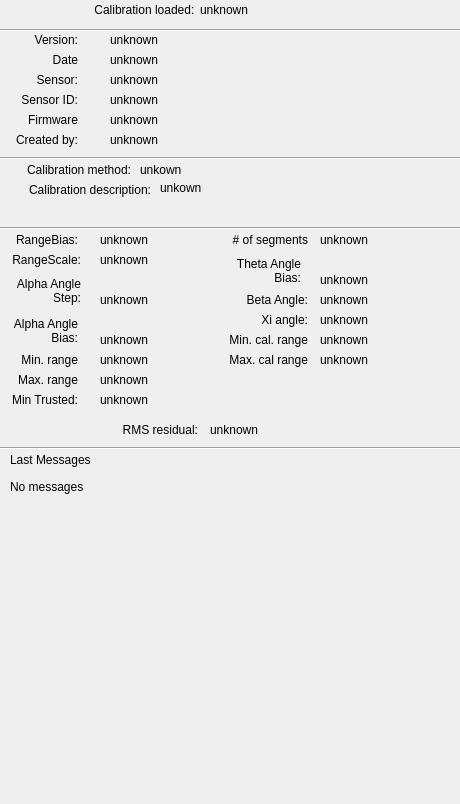
<?xml version="1.0" encoding="UTF-8"?>
<ui version="4.0">
 <class>CalibrationInfoDock</class>
 <widget class="QDockWidget" name="CalibrationInfoDock">
  <property name="geometry">
   <rect>
    <x>0</x>
    <y>0</y>
    <width>460</width>
    <height>804</height>
   </rect>
  </property>
  <property name="windowTitle">
   <string>Calibration file information dock</string>
  </property>
  <widget class="QWidget" name="dockWidgetContents">
   <widget class="QLabel" name="label">
    <property name="geometry">
     <rect>
      <x>-3</x>
      <y>30</y>
      <width>81</width>
      <height>20</height>
     </rect>
    </property>
    <property name="text">
     <string>Version:</string>
    </property>
    <property name="alignment">
     <set>Qt::AlignmentFlag::AlignRight|Qt::AlignmentFlag::AlignTrailing|Qt::AlignmentFlag::AlignVCenter</set>
    </property>
   </widget>
   <widget class="QLabel" name="lblVersion">
    <property name="geometry">
     <rect>
      <x>110</x>
      <y>30</y>
      <width>351</width>
      <height>19</height>
     </rect>
    </property>
    <property name="text">
     <string>unknown</string>
    </property>
   </widget>
   <widget class="QLabel" name="label_2">
    <property name="geometry">
     <rect>
      <x>-3</x>
      <y>50</y>
      <width>81</width>
      <height>20</height>
     </rect>
    </property>
    <property name="text">
     <string>Date</string>
    </property>
    <property name="alignment">
     <set>Qt::AlignmentFlag::AlignRight|Qt::AlignmentFlag::AlignTrailing|Qt::AlignmentFlag::AlignVCenter</set>
    </property>
   </widget>
   <widget class="QLabel" name="lblDate">
    <property name="geometry">
     <rect>
      <x>110</x>
      <y>50</y>
      <width>351</width>
      <height>19</height>
     </rect>
    </property>
    <property name="text">
     <string>unknown</string>
    </property>
   </widget>
   <widget class="QLabel" name="label_3">
    <property name="geometry">
     <rect>
      <x>-3</x>
      <y>70</y>
      <width>81</width>
      <height>20</height>
     </rect>
    </property>
    <property name="text">
     <string>Sensor:</string>
    </property>
    <property name="alignment">
     <set>Qt::AlignmentFlag::AlignRight|Qt::AlignmentFlag::AlignTrailing|Qt::AlignmentFlag::AlignVCenter</set>
    </property>
   </widget>
   <widget class="QLabel" name="lblSensor">
    <property name="geometry">
     <rect>
      <x>110</x>
      <y>70</y>
      <width>351</width>
      <height>19</height>
     </rect>
    </property>
    <property name="text">
     <string>unknown</string>
    </property>
   </widget>
   <widget class="QLabel" name="label_4">
    <property name="geometry">
     <rect>
      <x>-3</x>
      <y>90</y>
      <width>81</width>
      <height>20</height>
     </rect>
    </property>
    <property name="text">
     <string>Sensor ID:</string>
    </property>
    <property name="alignment">
     <set>Qt::AlignmentFlag::AlignRight|Qt::AlignmentFlag::AlignTrailing|Qt::AlignmentFlag::AlignVCenter</set>
    </property>
   </widget>
   <widget class="QLabel" name="lblSensorID">
    <property name="geometry">
     <rect>
      <x>110</x>
      <y>90</y>
      <width>351</width>
      <height>19</height>
     </rect>
    </property>
    <property name="text">
     <string>unknown</string>
    </property>
   </widget>
   <widget class="QLabel" name="label_5">
    <property name="geometry">
     <rect>
      <x>-3</x>
      <y>110</y>
      <width>81</width>
      <height>20</height>
     </rect>
    </property>
    <property name="text">
     <string>Firmware</string>
    </property>
    <property name="alignment">
     <set>Qt::AlignmentFlag::AlignRight|Qt::AlignmentFlag::AlignTrailing|Qt::AlignmentFlag::AlignVCenter</set>
    </property>
   </widget>
   <widget class="QLabel" name="lblFirmware">
    <property name="geometry">
     <rect>
      <x>110</x>
      <y>110</y>
      <width>351</width>
      <height>19</height>
     </rect>
    </property>
    <property name="text">
     <string>unknown</string>
    </property>
   </widget>
   <widget class="QLabel" name="label_6">
    <property name="geometry">
     <rect>
      <x>-3</x>
      <y>130</y>
      <width>81</width>
      <height>20</height>
     </rect>
    </property>
    <property name="text">
     <string>Created by:</string>
    </property>
    <property name="alignment">
     <set>Qt::AlignmentFlag::AlignRight|Qt::AlignmentFlag::AlignTrailing|Qt::AlignmentFlag::AlignVCenter</set>
    </property>
   </widget>
   <widget class="QLabel" name="lblCreatedBy">
    <property name="geometry">
     <rect>
      <x>110</x>
      <y>130</y>
      <width>351</width>
      <height>19</height>
     </rect>
    </property>
    <property name="text">
     <string>unknown</string>
    </property>
   </widget>
   <widget class="QLabel" name="label_7">
    <property name="geometry">
     <rect>
      <x>-20</x>
      <y>160</y>
      <width>151</width>
      <height>20</height>
     </rect>
    </property>
    <property name="text">
     <string>Calibration method:</string>
    </property>
    <property name="alignment">
     <set>Qt::AlignmentFlag::AlignRight|Qt::AlignmentFlag::AlignTrailing|Qt::AlignmentFlag::AlignVCenter</set>
    </property>
   </widget>
   <widget class="QLabel" name="lblCalMethod">
    <property name="geometry">
     <rect>
      <x>140</x>
      <y>160</y>
      <width>321</width>
      <height>19</height>
     </rect>
    </property>
    <property name="text">
     <string>unkown</string>
    </property>
   </widget>
   <widget class="QLabel" name="lblCalDesc">
    <property name="geometry">
     <rect>
      <x>160</x>
      <y>181</y>
      <width>301</width>
      <height>41</height>
     </rect>
    </property>
    <property name="text">
     <string>unkown</string>
    </property>
    <property name="alignment">
     <set>Qt::AlignmentFlag::AlignLeading|Qt::AlignmentFlag::AlignLeft|Qt::AlignmentFlag::AlignTop</set>
    </property>
    <property name="wordWrap">
     <bool>true</bool>
    </property>
   </widget>
   <widget class="QLabel" name="label_8">
    <property name="geometry">
     <rect>
      <x>0</x>
      <y>180</y>
      <width>151</width>
      <height>20</height>
     </rect>
    </property>
    <property name="text">
     <string>Calibration description:</string>
    </property>
    <property name="alignment">
     <set>Qt::AlignmentFlag::AlignRight|Qt::AlignmentFlag::AlignTrailing|Qt::AlignmentFlag::AlignVCenter</set>
    </property>
   </widget>
   <widget class="QLabel" name="lblRangeBias">
    <property name="geometry">
     <rect>
      <x>100</x>
      <y>230</y>
      <width>101</width>
      <height>19</height>
     </rect>
    </property>
    <property name="text">
     <string>unknown</string>
    </property>
   </widget>
   <widget class="QLabel" name="label_9">
    <property name="geometry">
     <rect>
      <x>-3</x>
      <y>230</y>
      <width>81</width>
      <height>20</height>
     </rect>
    </property>
    <property name="text">
     <string>RangeBias:</string>
    </property>
    <property name="alignment">
     <set>Qt::AlignmentFlag::AlignRight|Qt::AlignmentFlag::AlignTrailing|Qt::AlignmentFlag::AlignVCenter</set>
    </property>
   </widget>
   <widget class="QLabel" name="label_10">
    <property name="geometry">
     <rect>
      <x>-3</x>
      <y>350</y>
      <width>81</width>
      <height>20</height>
     </rect>
    </property>
    <property name="text">
     <string>Min. range</string>
    </property>
    <property name="alignment">
     <set>Qt::AlignmentFlag::AlignRight|Qt::AlignmentFlag::AlignTrailing|Qt::AlignmentFlag::AlignVCenter</set>
    </property>
   </widget>
   <widget class="QLabel" name="lblMinRange">
    <property name="geometry">
     <rect>
      <x>100</x>
      <y>350</y>
      <width>71</width>
      <height>19</height>
     </rect>
    </property>
    <property name="text">
     <string>unknown</string>
    </property>
   </widget>
   <widget class="QLabel" name="lblMaxRange">
    <property name="geometry">
     <rect>
      <x>100</x>
      <y>370</y>
      <width>71</width>
      <height>19</height>
     </rect>
    </property>
    <property name="text">
     <string>unknown</string>
    </property>
   </widget>
   <widget class="QLabel" name="label_11">
    <property name="geometry">
     <rect>
      <x>-3</x>
      <y>370</y>
      <width>81</width>
      <height>20</height>
     </rect>
    </property>
    <property name="text">
     <string>Max. range</string>
    </property>
    <property name="alignment">
     <set>Qt::AlignmentFlag::AlignRight|Qt::AlignmentFlag::AlignTrailing|Qt::AlignmentFlag::AlignVCenter</set>
    </property>
   </widget>
   <widget class="QLabel" name="lblRMSresidual">
    <property name="geometry">
     <rect>
      <x>210</x>
      <y>420</y>
      <width>101</width>
      <height>19</height>
     </rect>
    </property>
    <property name="text">
     <string>unknown</string>
    </property>
   </widget>
   <widget class="QLabel" name="label_12">
    <property name="geometry">
     <rect>
      <x>97</x>
      <y>420</y>
      <width>101</width>
      <height>20</height>
     </rect>
    </property>
    <property name="text">
     <string>RMS residual:</string>
    </property>
    <property name="alignment">
     <set>Qt::AlignmentFlag::AlignRight|Qt::AlignmentFlag::AlignTrailing|Qt::AlignmentFlag::AlignVCenter</set>
    </property>
   </widget>
   <widget class="Line" name="line">
    <property name="geometry">
     <rect>
      <x>0</x>
      <y>220</y>
      <width>631</width>
      <height>16</height>
     </rect>
    </property>
    <property name="orientation">
     <enum>Qt::Orientation::Horizontal</enum>
    </property>
   </widget>
   <widget class="Line" name="line_2">
    <property name="geometry">
     <rect>
      <x>0</x>
      <y>150</y>
      <width>581</width>
      <height>16</height>
     </rect>
    </property>
    <property name="orientation">
     <enum>Qt::Orientation::Horizontal</enum>
    </property>
   </widget>
   <widget class="QLabel" name="lblNumSegments">
    <property name="geometry">
     <rect>
      <x>320</x>
      <y>230</y>
      <width>101</width>
      <height>19</height>
     </rect>
    </property>
    <property name="text">
     <string>unknown</string>
    </property>
   </widget>
   <widget class="QLabel" name="label_13">
    <property name="geometry">
     <rect>
      <x>207</x>
      <y>230</y>
      <width>101</width>
      <height>20</height>
     </rect>
    </property>
    <property name="text">
     <string># of segments</string>
    </property>
    <property name="alignment">
     <set>Qt::AlignmentFlag::AlignRight|Qt::AlignmentFlag::AlignTrailing|Qt::AlignmentFlag::AlignVCenter</set>
    </property>
   </widget>
   <widget class="Line" name="line_3">
    <property name="geometry">
     <rect>
      <x>-3</x>
      <y>20</y>
      <width>471</width>
      <height>20</height>
     </rect>
    </property>
    <property name="orientation">
     <enum>Qt::Orientation::Horizontal</enum>
    </property>
   </widget>
   <widget class="QLabel" name="label_14">
    <property name="geometry">
     <rect>
      <x>20</x>
      <y>0</y>
      <width>181</width>
      <height>20</height>
     </rect>
    </property>
    <property name="text">
     <string>Calibration loaded:  </string>
    </property>
    <property name="alignment">
     <set>Qt::AlignmentFlag::AlignRight|Qt::AlignmentFlag::AlignTrailing|Qt::AlignmentFlag::AlignVCenter</set>
    </property>
   </widget>
   <widget class="QLabel" name="lblLoadStatus">
    <property name="geometry">
     <rect>
      <x>200</x>
      <y>0</y>
      <width>181</width>
      <height>19</height>
     </rect>
    </property>
    <property name="text">
     <string>unknown</string>
    </property>
   </widget>
   <widget class="Line" name="line_4">
    <property name="geometry">
     <rect>
      <x>-10</x>
      <y>440</y>
      <width>631</width>
      <height>16</height>
     </rect>
    </property>
    <property name="orientation">
     <enum>Qt::Orientation::Horizontal</enum>
    </property>
   </widget>
   <widget class="QLabel" name="label_15">
    <property name="geometry">
     <rect>
      <x>10</x>
      <y>450</y>
      <width>301</width>
      <height>19</height>
     </rect>
    </property>
    <property name="text">
     <string>Last Messages</string>
    </property>
   </widget>
   <widget class="QLabel" name="lblMessages">
    <property name="geometry">
     <rect>
      <x>10</x>
      <y>480</y>
      <width>441</width>
      <height>301</height>
     </rect>
    </property>
    <property name="text">
     <string>No messages</string>
    </property>
    <property name="alignment">
     <set>Qt::AlignmentFlag::AlignLeading|Qt::AlignmentFlag::AlignLeft|Qt::AlignmentFlag::AlignTop</set>
    </property>
    <property name="wordWrap">
     <bool>true</bool>
    </property>
   </widget>
   <widget class="QLabel" name="label_16">
    <property name="geometry">
     <rect>
      <x>197</x>
      <y>330</y>
      <width>111</width>
      <height>20</height>
     </rect>
    </property>
    <property name="text">
     <string>Min. cal. range</string>
    </property>
    <property name="alignment">
     <set>Qt::AlignmentFlag::AlignRight|Qt::AlignmentFlag::AlignTrailing|Qt::AlignmentFlag::AlignVCenter</set>
    </property>
   </widget>
   <widget class="QLabel" name="lblMinCalRange">
    <property name="geometry">
     <rect>
      <x>320</x>
      <y>330</y>
      <width>71</width>
      <height>19</height>
     </rect>
    </property>
    <property name="text">
     <string>unknown</string>
    </property>
   </widget>
   <widget class="QLabel" name="label_17">
    <property name="geometry">
     <rect>
      <x>207</x>
      <y>350</y>
      <width>101</width>
      <height>20</height>
     </rect>
    </property>
    <property name="text">
     <string>Max. cal range</string>
    </property>
    <property name="alignment">
     <set>Qt::AlignmentFlag::AlignRight|Qt::AlignmentFlag::AlignTrailing|Qt::AlignmentFlag::AlignVCenter</set>
    </property>
   </widget>
   <widget class="QLabel" name="lblMaxCalRange">
    <property name="geometry">
     <rect>
      <x>320</x>
      <y>350</y>
      <width>71</width>
      <height>19</height>
     </rect>
    </property>
    <property name="text">
     <string>unknown</string>
    </property>
   </widget>
   <widget class="QLabel" name="label_18">
    <property name="geometry">
     <rect>
      <x>227</x>
      <y>290</y>
      <width>81</width>
      <height>20</height>
     </rect>
    </property>
    <property name="text">
     <string>Beta Angle:</string>
    </property>
    <property name="alignment">
     <set>Qt::AlignmentFlag::AlignRight|Qt::AlignmentFlag::AlignTrailing|Qt::AlignmentFlag::AlignVCenter</set>
    </property>
   </widget>
   <widget class="QLabel" name="label_19">
    <property name="geometry">
     <rect>
      <x>227</x>
      <y>310</y>
      <width>81</width>
      <height>20</height>
     </rect>
    </property>
    <property name="text">
     <string>Xi angle:</string>
    </property>
    <property name="alignment">
     <set>Qt::AlignmentFlag::AlignRight|Qt::AlignmentFlag::AlignTrailing|Qt::AlignmentFlag::AlignVCenter</set>
    </property>
   </widget>
   <widget class="QLabel" name="lblXiAngle">
    <property name="geometry">
     <rect>
      <x>320</x>
      <y>310</y>
      <width>71</width>
      <height>19</height>
     </rect>
    </property>
    <property name="text">
     <string>unknown</string>
    </property>
   </widget>
   <widget class="QLabel" name="lblBetaAngle">
    <property name="geometry">
     <rect>
      <x>320</x>
      <y>290</y>
      <width>71</width>
      <height>19</height>
     </rect>
    </property>
    <property name="text">
     <string>unknown</string>
    </property>
   </widget>
   <widget class="QLabel" name="label_20">
    <property name="geometry">
     <rect>
      <x>-3</x>
      <y>310</y>
      <width>81</width>
      <height>41</height>
     </rect>
    </property>
    <property name="text">
     <string>Alpha Angle Bias:</string>
    </property>
    <property name="alignment">
     <set>Qt::AlignmentFlag::AlignRight|Qt::AlignmentFlag::AlignTrailing|Qt::AlignmentFlag::AlignVCenter</set>
    </property>
    <property name="wordWrap">
     <bool>true</bool>
    </property>
   </widget>
   <widget class="QLabel" name="lblAlphaAngleBias">
    <property name="geometry">
     <rect>
      <x>100</x>
      <y>330</y>
      <width>71</width>
      <height>19</height>
     </rect>
    </property>
    <property name="text">
     <string>unknown</string>
    </property>
   </widget>
   <widget class="QLabel" name="lblRangeScale">
    <property name="geometry">
     <rect>
      <x>100</x>
      <y>250</y>
      <width>101</width>
      <height>19</height>
     </rect>
    </property>
    <property name="text">
     <string>unknown</string>
    </property>
   </widget>
   <widget class="QLabel" name="label_21">
    <property name="geometry">
     <rect>
      <x>0</x>
      <y>250</y>
      <width>81</width>
      <height>20</height>
     </rect>
    </property>
    <property name="text">
     <string>RangeScale:</string>
    </property>
    <property name="alignment">
     <set>Qt::AlignmentFlag::AlignRight|Qt::AlignmentFlag::AlignTrailing|Qt::AlignmentFlag::AlignVCenter</set>
    </property>
   </widget>
   <widget class="QLabel" name="lblThetaAngleBias">
    <property name="geometry">
     <rect>
      <x>320</x>
      <y>270</y>
      <width>71</width>
      <height>19</height>
     </rect>
    </property>
    <property name="text">
     <string>unknown</string>
    </property>
   </widget>
   <widget class="QLabel" name="label_22">
    <property name="geometry">
     <rect>
      <x>220</x>
      <y>250</y>
      <width>81</width>
      <height>41</height>
     </rect>
    </property>
    <property name="text">
     <string>Theta Angle Bias:</string>
    </property>
    <property name="alignment">
     <set>Qt::AlignmentFlag::AlignRight|Qt::AlignmentFlag::AlignTrailing|Qt::AlignmentFlag::AlignVCenter</set>
    </property>
    <property name="wordWrap">
     <bool>true</bool>
    </property>
   </widget>
   <widget class="QLabel" name="label_23">
    <property name="geometry">
     <rect>
      <x>-3</x>
      <y>390</y>
      <width>81</width>
      <height>20</height>
     </rect>
    </property>
    <property name="text">
     <string>Min Trusted:</string>
    </property>
    <property name="alignment">
     <set>Qt::AlignmentFlag::AlignRight|Qt::AlignmentFlag::AlignTrailing|Qt::AlignmentFlag::AlignVCenter</set>
    </property>
   </widget>
   <widget class="QLabel" name="lblMinTrustedRange">
    <property name="geometry">
     <rect>
      <x>100</x>
      <y>390</y>
      <width>71</width>
      <height>19</height>
     </rect>
    </property>
    <property name="text">
     <string>unknown</string>
    </property>
   </widget>
   <widget class="QLabel" name="lblAlphaAngleStep">
    <property name="geometry">
     <rect>
      <x>100</x>
      <y>290</y>
      <width>71</width>
      <height>19</height>
     </rect>
    </property>
    <property name="text">
     <string>unknown</string>
    </property>
   </widget>
   <widget class="QLabel" name="label_24">
    <property name="geometry">
     <rect>
      <x>0</x>
      <y>270</y>
      <width>81</width>
      <height>41</height>
     </rect>
    </property>
    <property name="text">
     <string>Alpha Angle Step:</string>
    </property>
    <property name="alignment">
     <set>Qt::AlignmentFlag::AlignRight|Qt::AlignmentFlag::AlignTrailing|Qt::AlignmentFlag::AlignVCenter</set>
    </property>
    <property name="wordWrap">
     <bool>true</bool>
    </property>
   </widget>
  </widget>
 </widget>
 <resources/>
 <connections/>
</ui>
